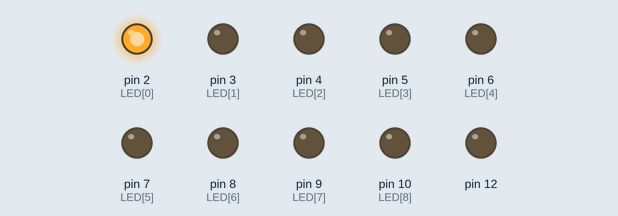
Simulated run of this sketch. Board: Arduino Uno, built with avr-gcc and run on an emulated ATmega328P. Parts: output pins drawn as LEDs (lit = HIGH).

Above: at 0.05 s.
At 0.45 s:
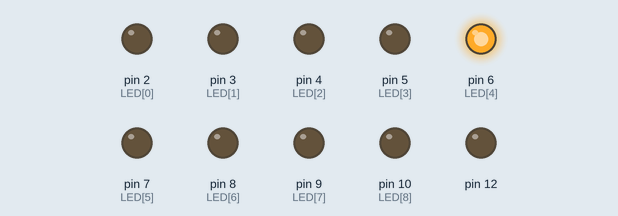
At 0.75 s:
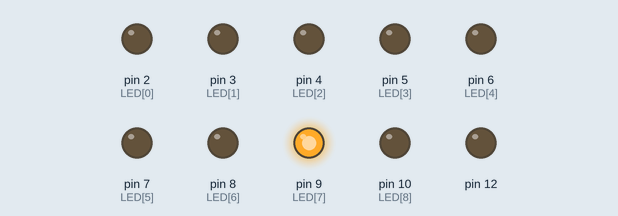
At 1.45 s:
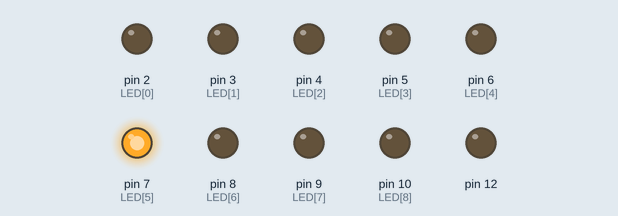
At 2.15 s:
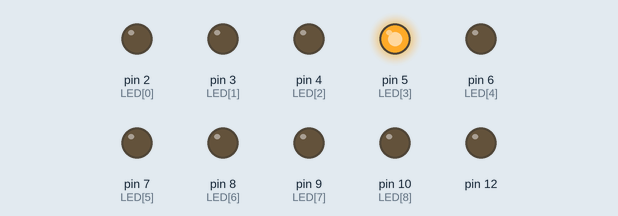
At 2.85 s:
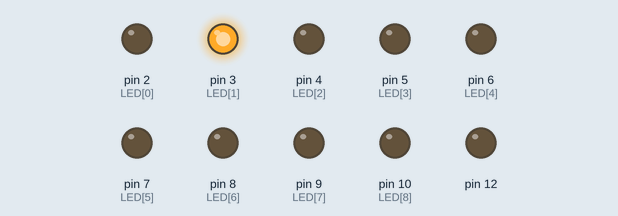
Timing chart, 0 to 3.1 s (numbered marks = the images above):
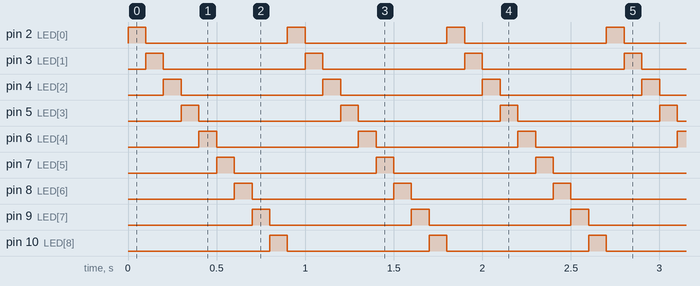

Measured:
- by itself, pin 2 (LED[0]), pin 3 (LED[1]), pin 4 (LED[2]), pin 5 (LED[3]), pin 6 (LED[4]), pin 7 (LED[5]), pin 8 (LED[6]), pin 9 (LED[7]), pin 10 (LED[8]): alternates HIGH for 0.10 s and LOW for 0.80 s
- by itself, everything shown: repeats every 0.90 s, in 9 steps

The sketch:

Push_when_red.ino
```cpp
int LED[] = {2, 3, 4, 5, 6, 7, 8, 9, 10};
void setup()
{
  for (int i = 0; i < 9; i++)
  {
    pinMode(LED[i], OUTPUT);
  }

  pinMode(12, OUTPUT);

}

void loop()
{
  for (int i = 0; i < 9; i++)
  {
    digitalWrite(LED[i], HIGH);
    delay(100);
    digitalWrite(LED[i], LOW);
    if (digitalRead(12) == HIGH )
    {
      if (i == 4)
      {
        for (i = 0; i < 9; i++)
        {
          digitalWrite(LED[i], HIGH);
        }
        delay(3000);
        for (i = 0; i < 9; i++)
        {
          digitalWrite(LED[i], LOW);
        }
        break;
      }
      else
      {
        delay(3000);
        break;
      }
    }
  }
}
```
